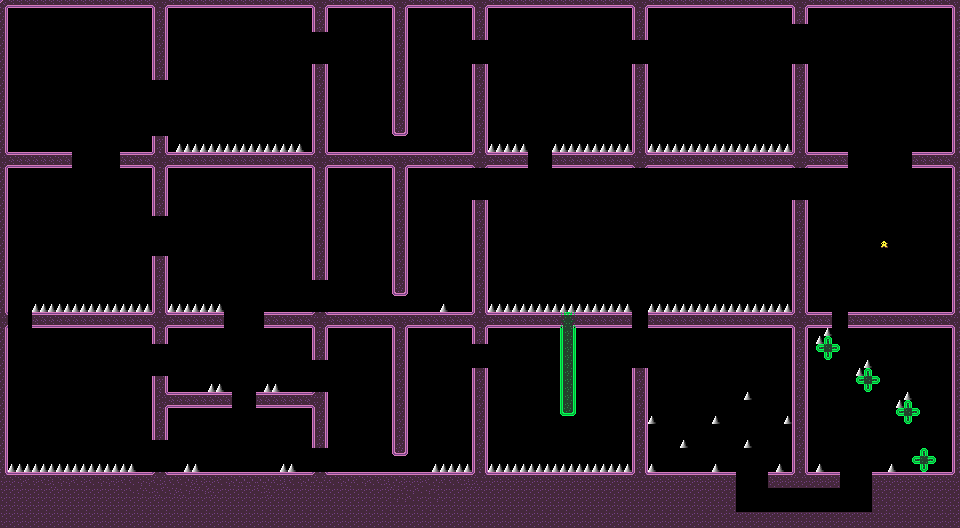

A level layout from a 2D game, rendered from its tile map. Below: a short description, then the map file with tile-grid data replaced by summaries:
An orthogonal 120x66 tile map with 8x8 px tiles, 1 tile layer (Tile Layer 1) and 224 objects.

<map version="1.10" tiledversion="1.10.2" orientation="orthogonal" renderorder="right-down" width="120" height="66" tilewidth="8" tileheight="8" infinite="0" nextlayerid="3" nextobjectid="278">
 <tileset firstgid="1" source="../purple.tsx" />
 <layer id="1" name="Tile Layer 1" width="120" height="66">
  <data>[7920 cells, 2144 non-empty, 32 distinct tile ids]</data>
 </layer>
 <objectgroup id="2" name="stuffy">
  <object id="1" gid="129" x="192" y="128" width="8" height="8" />
  <object id="2" gid="129" x="200" y="128" width="8" height="8" />
  <object id="3" gid="129" x="208" y="128" width="8" height="8" />
  <object id="4" gid="129" x="216" y="128" width="8" height="8" />
  <object id="5" gid="129" x="224" y="128" width="8" height="8" />
  <object id="6" gid="129" x="248" y="104" width="8" height="8" />
  <object id="7" gid="129" x="256" y="104" width="8" height="8" />
  <object id="8" gid="129" x="264" y="104" width="8" height="8" />
  <object id="9" gid="129" x="272" y="104" width="8" height="8" />
  <object id="10" gid="129" x="280" y="104" width="8" height="8" />
  <object id="11" gid="129" x="288" y="72" width="8" height="8" />
  <object id="12" gid="129" x="296" y="72" width="8" height="8" />
  <object id="13" gid="129" x="304" y="72" width="8" height="8" />
  <object id="14" gid="129" x="80" y="264" width="8" height="8" />
  <object id="15" gid="129" x="88" y="264" width="8" height="8" />
  <object id="16" gid="129" x="112" y="264" width="8" height="8" />
  <object id="17" gid="129" x="104" y="264" width="8" height="8" />
  <object id="18" gid="129" x="96" y="264" width="8" height="8" />
  <object id="19" gid="129" x="248" y="320" width="8" height="8" />
  <object id="20" gid="129" x="256" y="320" width="8" height="8" />
  <object id="21" gid="129" x="240" y="320" width="8" height="8" />
  <object id="22" gid="129" x="232" y="320" width="8" height="8" />
  <object id="23" gid="129" x="224" y="320" width="8" height="8" />
  <object id="24" gid="129" x="232" y="400" width="8" height="8" />
  <object id="25" gid="129" x="240" y="400" width="8" height="8" />
  <object id="26" gid="129" x="248" y="400" width="8" height="8" />
  <object id="27" gid="129" x="144" y="384" width="8" height="8" />
  <object id="28" gid="129" x="136" y="384" width="8" height="8" />
  <object id="29" gid="129" x="128" y="384" width="8" height="8" />
  <object id="30" gid="129" x="120" y="384" width="8" height="8" />
  <object id="31" gid="129" x="112" y="384" width="8" height="8" />
  <object id="32" gid="129" x="104" y="384" width="8" height="8" />
  <object id="33" gid="129" x="96" y="384" width="8" height="8" />
  <object id="34" gid="129" x="88" y="384" width="8" height="8" />
  <object id="35" gid="129" x="80" y="384" width="8" height="8" />
  <object id="36" gid="129" x="72" y="384" width="8" height="8" />
  <object id="37" gid="129" x="64" y="384" width="8" height="8" />
  <object id="38" gid="129" x="56" y="384" width="8" height="8" />
  <object id="39" gid="129" x="48" y="384" width="8" height="8" />
  <object id="40" gid="129" x="40" y="384" width="8" height="8" />
  <object id="41" gid="129" x="32" y="384" width="8" height="8" />
  <object id="42" gid="129" x="24" y="384" width="8" height="8" />
  <object id="43" gid="129" x="8" y="384" width="8" height="8" />
  <object id="44" gid="129" x="16" y="384" width="8" height="8" />
  <object id="45" gid="130" x="232" y="472" width="8" height="8">
   <properties>
    <property name="distance" type="int" value="19" />
   </properties>
  </object>
  <object id="46" gid="130" x="240" y="472" width="8" height="8">
   <properties>
    <property name="distance" type="int" value="19" />
   </properties>
  </object>
  <object id="47" gid="130" x="248" y="472" width="8" height="8">
   <properties>
    <property name="distance" type="int" value="19" />
   </properties>
  </object>
  <object id="48" gid="129" x="184" y="264" width="8" height="8" />
  <object id="49" gid="129" x="192" y="264" width="8" height="8" />
  <object id="50" gid="129" x="208" y="264" width="8" height="8" />
  <object id="51" gid="129" x="200" y="264" width="8" height="8" />
  <object id="52" gid="129" x="216" y="264" width="8" height="8" />
  <object id="53" gid="129" x="224" y="264" width="8" height="8" />
  <object id="54" gid="129" x="232" y="264" width="8" height="8" />
  <object id="55" gid="129" x="176" y="264" width="8" height="8" />
  <object id="56" gid="129" x="168" y="264" width="8" height="8" />
  <object id="57" gid="129" x="456" y="136" width="8" height="8" />
  <object id="58" gid="129" x="464" y="136" width="8" height="8" />
  <object id="59" gid="129" x="440" y="112" width="8" height="8" />
  <object id="60" gid="129" x="432" y="112" width="8" height="8" />
  <object id="61" gid="129" x="416" y="88" width="8" height="8" />
  <object id="62" gid="129" x="408" y="88" width="8" height="8" />
  <object id="63" gid="129" x="448" y="72" width="8" height="8" />
  <object id="64" gid="129" x="440" y="72" width="8" height="8" />
  <object id="65" gid="129" x="456" y="72" width="8" height="8" />
  <object id="66" gid="129" x="464" y="72" width="8" height="8" />
  <object id="70" gid="129" x="424" y="208" width="8" height="8" />
  <object id="71" gid="129" x="408" y="208" width="8" height="8" />
  <object id="72" gid="129" x="416" y="208" width="8" height="8" />
  <object id="73" gid="129" x="440" y="208" width="8" height="8" />
  </objectgroup>
</map>
<!-- 154 of 224 objects omitted -->
